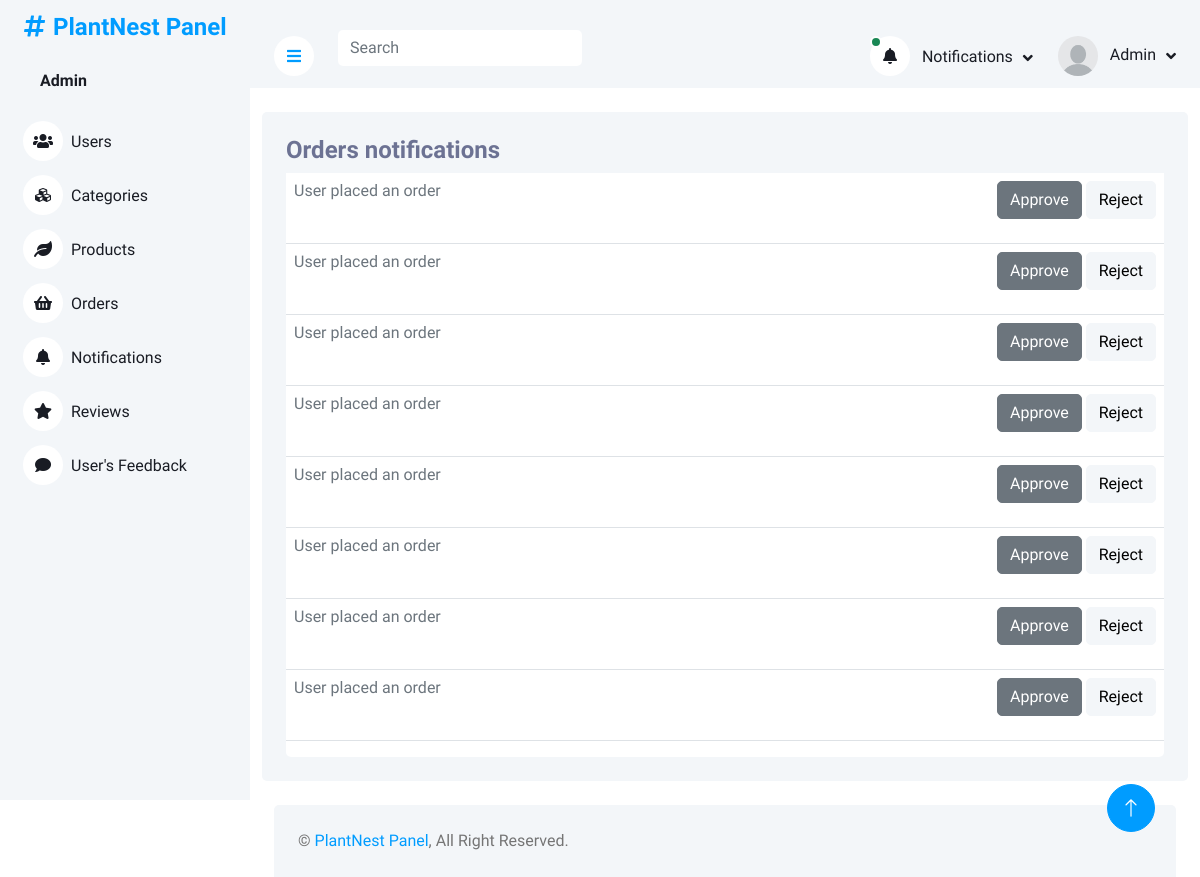
/adminPanel/notifications.php (signed in), run on the app's committed database.
### tables this page shows
CREATE TABLE `orders` (
  `orderID` int(11) NOT NULL,
  `userID` int(11) DEFAULT NULL,
  `productID` int(11) DEFAULT NULL,
  `productQuantity` varchar(225) DEFAULT NULL,
  `orderDate` timestamp NULL DEFAULT current_timestamp(),
  `totalAmount` varchar(225) DEFAULT NULL,
  `orderStatus` enum('pending','approved','rejected') NOT NULL DEFAULT 'pending'
);

CREATE TABLE `users` (
  `userID` int(11) NOT NULL,
  `firstName` varchar(225) DEFAULT NULL,
  `lastName` varchar(225) DEFAULT NULL,
  `userEmail` varchar(225) NOT NULL,
  `userPassword` varchar(225) DEFAULT NULL
);

### adminPanel/notifications.php (the view, shortened to what this page needs)
<?php
include('header_admin.php')
?>
<div class="container pt-4">
    <div class="bg-light rounded p-4">
        <div class="row">
            <div class="col-12">
                <div class="bg-white rounded h-100 ">
                    <div class="d-flex bg-light justify-content-between">
                        <h4>Orders notifications</h4>
                    </div>
                    <div class="table-responsive bg- ">
                        <table class="table">
                            <tbody>
                                <?php
                        $query = $pdo->query("SELECT * from orders INNER JOIN users on orders.userID = users.userID INNER JOIN products on orders.productID = products.productID where orderStatus = 'pending'");
                        $result = $query->fetchAll(PDO::FETCH_ASSOC);
                        foreach($result as $row){
                        ?>
                                <tr class="tr-row">
                                    <td class="d-flex justify-content-around">
                                        <span class="flex-grow-1">
                                            <a href="orders.php" class="link-secondary">
                                                <?php echo ucfirst($row['firstName'])?>
                                                placed an order
                                            </a>
                                        </span>
                                        <form method="post">
                                            <button class="approve-btn btn btn-secondary"
                                                name='order-approve-btn'
                                                onclick="approveRow(this)">Approve</button>
                                            <button class="reject-btn btn btn-light"
                                                name='order-reject-btn'
                                                onclick="rejectRow(this)">Reject</button>
                                        </form>
                                    </td>
                                </tr>
                                <?php
                        }if(empty($result)){
                            ?>
                                <tr>
                                    <td class="d-flex justify-content-center p-5">
                                            <p>
                                                No Orders
                                            </p>
                                    </td>
                                </tr>
                                <?php
                        }
                                       ?>
                            </tbody>
                        </table>
                    </div>
                </div>
            </div>
        </div>
    </div>
</div>
<?php
include('footer.php')
?>

### adminPanel/header_admin.php (shortened to what this page needs)
<?php
include("php/query.php");
?>
<!DOCTYPE html>
<html lang="en">
<head>
    <link href="https://cdnjs.cloudflare.com/ajax/libs/font-awesome/5.10.0/css/all.min.css" rel="stylesheet">
    <link href="https://cdn.jsdelivr.net/npm/bootstrap-icons@1.4.1/font/bootstrap-icons.css" rel="stylesheet">
    <link href="lib/owlcarousel/assets/owl.carousel.min.css" rel="stylesheet">
    <link href="lib/tempusdominus/css/tempusdominus-bootstrap-4.min.css" rel="stylesheet" />
    <link href="css/bootstrap.min.css" rel="stylesheet">
    <link href="css/style.css" rel="stylesheet">
</head>
<body>
    <div class="container-xxl position-relative bg-white d-flex p-0">
        <div class="sidebar pe-4 pb-3">
            <nav class="navbar bg-light navbar-light">
                <a href="index.html" class="navbar-brand mx-4 mb-3">
                    <div>
                    <h4 class="text-primary"><i class="fa fa-hashtag me-2"></i>PlantNest Panel</h4>
                    </div>
                </a>
                <div class="d-flex align-items-center ms-4 mb-4">
                    <div class="ms-3">
                    <?php
                                 if(isset($_SESSION['Admin'])){
                                    $admin = $_SESSION['Admin'];
                                 foreach($admin as $value){
                                    $U_ID =   $value['adminID'];
                                  $query = $pdo->prepare("SELECT * FROM admins WHERE adminID = :iD ");
                                  $query->bindParam(':iD',  $U_ID);
                                  $query->execute();
                                  $result = $query->fetch(PDO::FETCH_ASSOC);
                        ?>
                         <h6 class="mb-0">
                             <span><?php echo ucfirst($result['adminName'])?></span>
                            </h6>
</span>    <?php
                      };
                    }
                        ?>
                    </div>
                </div>
                <div class="navbar-nav w-100">
                    <a href="index.php" class="nav-item nav-link "><i class="fa fa-users me-2"></i>Users</a>
                    <a href="category.php" class="nav-item nav-link"><i class="fa fa-cubes me-2"></i>Categories</a>
                    <a href="products.php" class="nav-item nav-link"><i class="fa fa-leaf me-2"></i>Products</a>
                    <a href="orders.php" class="nav-item nav-link"><i class="fa fa-shopping-basket me-2"></i>Orders</a>
                    <a href="notifications.php" class="nav-item nav-link"><i class="fa fa-bell me-2"></i>Notifications</a>
                    <a href="reviews.php" class="nav-item nav-link"><i class="fa fa-star me-2"></i>Reviews</a>
                    <a href="feedback.php" class="nav-item nav-link"><i class="fa fa-comment me-2"></i>User's Feedback</a>
                </div>
            </nav>
        </div>
        <div class="content">
            <nav class="navbar navbar-expand bg-light navbar-light sticky-top px-4 py-0">
                <a href="#" class="sidebar-toggler flex-shrink-0">
                    <i class="fa fa-bars"></i>
                </a>
                <form class=" d-none d-md-flex ms-4">
                    <input id="taskFilter" name="search-query" class="taskFilter form-control border-0" type="search"
                        placeholder="Search">
                </form>
                <div class="navbar-nav align-items-center ms-auto">
                    <div class="nav-item dropdown">
                        <?php
                            $query = $pdo->query("SELECT * from orders  INNER JOIN  users on
                            orders.userID = users.userID    where orderStatus	 = 'pending'  LIMIT 2");
                        $result = $query->fetchAll(PDO::FETCH_ASSOC);
                        if (empty($result)) {
                            ?>
                            <a href="#" class="nav-link dropdown-toggle " data-bs-toggle="dropdown">
                                <i class="fa fa-bell me-lg-2">
                                </i>
                                <span class="d-none d-lg-inline-flex">Notifications</span>
                            </a>
                            <?php
                        } else {
                            ?>
                            <a href="#" class="nav-link dropdown-toggle " data-bs-toggle="dropdown">
                                <i class="fa fa-bell me-lg-2 position-relative">
                                    <div
                                        class="bg-success rounded-circle border border-2 border-white position-absolute top-0 start-0 p-1">
                                    </div>
                                </i>
                                <span class="d-none d-lg-inline-flex">Notifications</span>
                            </a>
                            <?php
                        } ?>
                    </div>
                    <div class="nav-item dropdown">
                        <a href="#" class="nav-link dropdown-toggle" data-bs-toggle="dropdown">
                        <?php
                                 if(isset($_SESSION['Admin'])){
                                    $admin = $_SESSION['Admin'];
                                 foreach($admin as $value){
                                    $U_ID =   $value['adminID'];
                                  $query = $pdo->prepare("SELECT * FROM admins WHERE adminID = :iD ");
                                  $query->bindParam(':iD',  $U_ID);
                                  $query->execute();
                                  $result = $query->fetch(PDO::FETCH_ASSOC);
                              if($result['adminImage']){
                        ?>
                        <img class="rounded-circle me-lg-2" src="img/<?php echo $result['adminImage'] ?>" alt="" style="width: 40px; height: 40px;">
                            <?php
                              }else if(empty($result['adminImage'])){
                                ?>
                        <img class="rounded-circle me-lg-2" src="img/user.jpg" alt="" style="width: 40px; height: 40px;">
                                <?php
                              }
                            ?>
                                <span class="d-none d-lg-inline-flex">
                                    <?php echo ucfirst($result['adminName']) ?>
                                </span>
                                <?php
                            }
                        }
                            ?>
                        </a>
                    </div>
                </div>
            </nav>

### adminPanel/css/style.css (style rules this page uses)
:root { --primary: #009CFF; --light: #F3F6F9; --dark: #191C24; }
.btn { transition: .5s; }
.sidebar { position: fixed; top: 0; left: 0; bottom: 0; width: 250px; height: 100vh; overflow-y: auto; background: var(--light); transition: 0.5s; z-index: 999; }
.content { margin-left: 250px; min-height: 100vh; background: #FFFFFF; transition: 0.5s; }
@media (min-width: 992px) { .sidebar { margin-left: 0; } }
@media (min-width: 992px) { .content { width: calc(100% - 250px); } }
.sidebar .navbar .navbar-nav .nav-link { padding: 7px 20px; color: var(--dark); font-weight: 500; border-left: 3px solid var(--light); border-radius: 0 30px 30px 0; outline: none; }
.sidebar .navbar .navbar-nav .nav-link i { width: 40px; height: 40px; display: inline-flex; align-items: center; justify-content: center; background: #FFFFFF; border-radius: 40px; }
.content .navbar .navbar-nav .nav-link { margin-left: 25px; padding: 12px 0; color: var(--dark); outline: none; }
.content .navbar .sidebar-toggler, .content .navbar .navbar-nav .nav-link i { width: 40px; height: 40px; display: inline-flex; align-items: center; justify-content: center; background: #FFFFFF; border-radius: 40px; }
.content .navbar .dropdown-toggle::after { margin-left: 6px; vertical-align: middle; border: none; content: "\f107"; font-family: "Font Awesome 5 Free"; font-weight: 900; transition: .5s; }

### adminPanel/header_admin.php (style rules this page uses)
h4 { color: #6C7293; }

### data on the page
orders: userID.firstName "User"
orders: userID.firstName "User"
orders: userID.firstName "User"
orders: userID.firstName "User"
orders: userID.firstName "User"
orders: userID.firstName "User"
orders: userID.firstName "User"
orders: userID.firstName "User"

### other printed values
$result['adminName'] "Admin"
